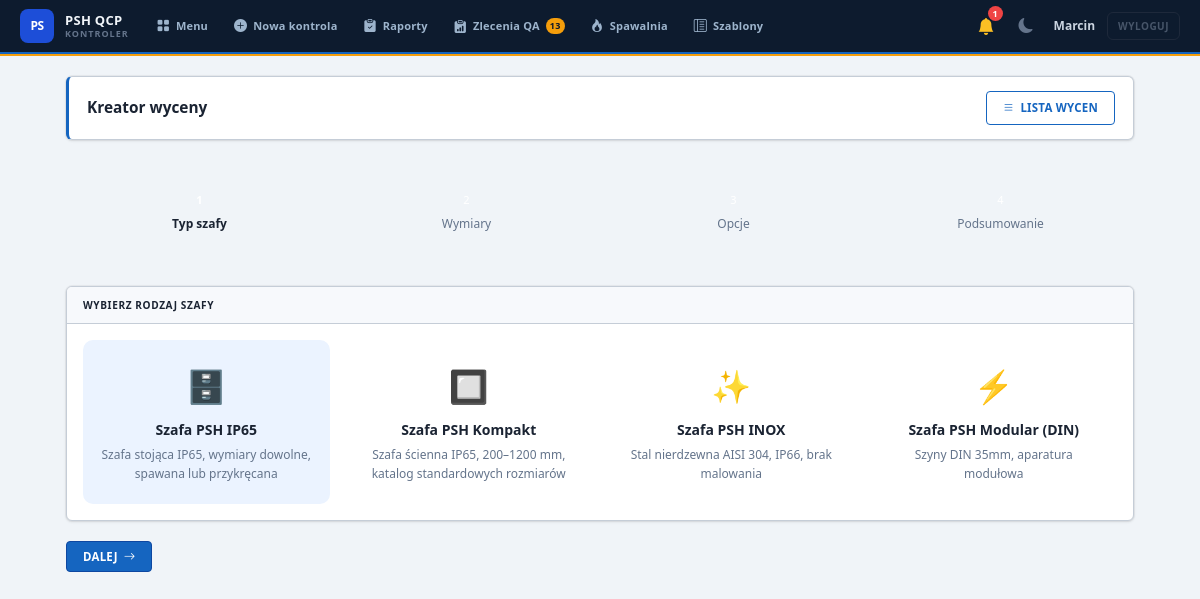
The app's page /kosztorys/kreator/ (signed in) with its own data.
### models.py (models this page shows, shortened)
class User(UserMixin, db.Model):
    __tablename__ = 'users'
    id = db.Column(db.Integer, primary_key=True)
    username = db.Column(db.String(64), unique=True, nullable=False)
    email = db.Column(db.String(120), unique=True, nullable=False)
    password_hash = db.Column(db.String(256), nullable=False)
    role = db.Column(db.String(16), nullable=False, default='kontroler')
    created_at = db.Column(db.DateTime, default=lambda: datetime.now(UTC))
    reports = db.relationship('Report', backref='author', lazy='dynamic',
                             foreign_keys='[Report.user_id]')
    @property
    def is_admin(self): return self.role == 'admin'
    @property
    def role_label(self):
        return {'admin': 'Administrator', 'order': 'Zamawiający',
                'kontroler': 'Kontroler', 'monter': 'Monter',
                'spawacz': 'Spawacz'}.get(self.role, self.role)

class CabinetType(db.Model):
    __tablename__ = 'cabinet_types'
    id          = db.Column(db.Integer, primary_key=True)
    code        = db.Column(db.String(32), unique=True, nullable=False)
    name        = db.Column(db.String(128), nullable=False)
    description = db.Column(db.Text, nullable=True)
    is_active   = db.Column(db.Boolean, default=True)
    created_at  = db.Column(db.DateTime, default=lambda: datetime.now(UTC))
    quotes      = db.relationship('Quote', back_populates='cabinet_type', lazy='dynamic')

### kosztorys/routes.py (the view, shortened to what this page needs)
@kosztorys_bp.route('/kreator', methods=['GET', 'POST'])
@kosztorys_bp.route('/kreator/', methods=['GET', 'POST'])
@login_required
def kreator():
    cabinet_types = CabinetType.query.filter_by(is_active=True).all()
    catalog = (CatalogProduct.query
               .filter_by(is_active=True)
               .order_by(CatalogProduct.family, CatalogProduct.sort_order,
                         CatalogProduct.width)
               .all())
    catalog_by_family: dict = {}
    for p in catalog:
        catalog_by_family.setdefault(p.family, []).append(p)
    return render_template('kosztorys/kreator.html',
                           cabinet_types=cabinet_types,
                           catalog_by_family=catalog_by_family)

### templates/kosztorys/kreator.html (shortened to what this page needs)
{% extends "base.html" %}
{% block content %}
{% set type_family = {} %}
{% for ct in cabinet_types %}
  {% if ct.code == 'PSH_COMPACT' %}{% set _ = type_family.update({ct.id: 'compact'}) %}
  {% elif ct.code == 'PSH_IP65'  %}{% set _ = type_family.update({ct.id: 'ip65'})    %}
  {% elif ct.code == 'PSH_INOX'  %}{% set _ = type_family.update({ct.id: 'inox'})    %}
  {% elif ct.code == 'PSH_MODULAR' %}{% set _ = type_family.update({ct.id: 'modular'}) %}
  {% endif %}
{% endfor %}
<div class="page-header">
  <h1 class="page-title">Kreator wyceny</h1>
  <a href="{{ url_for('kosztorys.list_quotes') }}" class="btn btn-outline">
    <i class="bi bi-list"></i> Lista wycen
  </a>
</div>
<div class="wizard-steps" id="wizardSteps">
  <div class="wizard-step active" data-step="1">
    <div class="step-n">1</div><div>Typ szafy</div>
  </div>
  <div class="wizard-step" data-step="2">
    <div class="step-n">2</div><div>Wymiary</div>
  </div>
  <div class="wizard-step" data-step="3">
    <div class="step-n">3</div><div>Opcje</div>
  </div>
  <div class="wizard-step" data-step="4">
    <div class="step-n">4</div><div>Podsumowanie</div>
  </div>
</div>
<form method="post" id="kreatorForm">
  <div class="step-page active" id="step1">
    <div class="card">
      <div class="card-header">Wybierz rodzaj szafy</div>
      <div class="card-body">
        <div class="family-grid">
          {% for ct in cabinet_types %}
          {% set family = type_family.get(ct.id, '') %}
          {% if family == 'compact' %}
            {% set icon = '🔲' %}{% set desc = 'Szafa ścienna IP65, 200–1200 mm, katalog standardowych rozmiarów' %}
          {% elif family == 'ip65' %}
            {% set icon = '🗄️' %}{% set desc = 'Szafa stojąca IP65, wymiary dowolne, spawana lub przykręcana' %}
          {% elif family == 'inox' %}
            {% set icon = '✨' %}{% set desc = 'Stal nierdzewna AISI 304, IP66, brak malowania' %}
          {% elif family == 'modular' %}
            {% set icon = '⚡' %}{% set desc = 'Szyny DIN 35mm, aparatura modułowa' %}
          {% else %}
            {% set icon = '📦' %}{% set desc = ct.description or '' %}
          {% endif %}
          <label class="family-card {% if loop.first %}selected{% endif %}"
                 onclick="selectFamily(this, '{{ ct.id }}', '{{ family }}')">
            <div class="family-icon">{{ icon }}</div>
            <div class="family-name">{{ ct.name }}</div>
            <div class="family-desc">{{ desc }}</div>
          </label>
          {% endfor %}
        </div>
      </div>
    </div>
    <div class="step-nav">
      <button type="button" class="btn btn-primary" onclick="goStep(2)">
        Dalej <i class="bi bi-arrow-right"></i>
      </button>
    </div>
  </div>
</form>
{% endblock %}

### templates/base.html (shortened to what this page needs)
<!DOCTYPE html>
<html lang="pl">
<head>
  <link rel="stylesheet" href="{{ url_for('static', filename='css/main.css') }}">
  <link rel="stylesheet" href="{{ url_for('static', filename='css/erp-design.css') }}">
  <link rel="stylesheet" href="https://cdn.jsdelivr.net/npm/bootstrap-icons@1.11.3/font/bootstrap-icons.min.css">
</head>
<body class="light">
{% if current_user.is_authenticated and current_user.is_admin %}
<header class="mobile-header" id="mobile-header">
  <span class="mobile-brand">PS QCP</span>
  <div class="mobile-header-actions">
    <a href="{{ url_for('alerts_list') }}"
       class="mobile-bell-link {% if unread_alerts > 0 %}has-alerts{% endif %}"
       title="Alerty">
      <i class="bi bi-bell-fill"></i>
      {% if unread_alerts > 0 %}<span class="alert-count">{{ unread_alerts }}</span>{% endif %}
    </a>
    <button type="button" class="burger" id="burger" aria-label="Menu" aria-expanded="false">
      <span></span><span></span><span></span>
    </button>
  </div>
</header>
<div class="app">
  <aside class="sidebar" id="sidebar">
    <div class="sidebar-logo">
      <div class="sidebar-logo-mark">PS</div>
      <div class="sidebar-logo-text">
        <div class="sidebar-title">Panel kontrolny<br>produkcji</div>
        <div class="sidebar-subtitle">QCP System</div>
      </div>
      <button class="sidebar-toggle-btn" id="sidebar-toggle-btn" type="button" title="Zwiń / rozwiń">
        <i class="bi bi-chevron-left" id="sidebar-toggle-icon"></i>
      </button>
    </div>
    <nav class="sidebar-nav">
      <a href="{{ url_for('dashboard') }}"
         class="{% if request.endpoint == 'dashboard' %}active{% endif %}">
        <span class="nav-icon"><i class="bi bi-speedometer2"></i></span>
        <span>Dashboard</span>
      </a>
      <a href="{{ url_for('reports_list') }}"
         class="{% if request.endpoint in ('reports_list','report_detail') %}active{% endif %}">
        <span class="nav-icon"><i class="bi bi-clipboard-check"></i></span>
        <span>Raporty QA</span>
      </a>
      <a href="{{ url_for('admin_templates') }}"
         class="{% if request.endpoint and ('template' in request.endpoint or 'category' in request.endpoint or 'task' in request.endpoint) %}active{% endif %}">
        <span class="nav-icon"><i class="bi bi-layout-text-sidebar-reverse"></i></span>
        <span>Szablony</span>
      </a>
      <a href="{{ url_for('orders_list') }}"
         class="{% if request.endpoint and 'orders' in request.endpoint and request.endpoint != 'orders_import_csv' %}active{% endif %}">
        <span class="nav-icon"><i class="bi bi-box-seam"></i></span>
        <span>Zamówienia</span>
      </a>
      <a href="{{ url_for('kosztorys.list_quotes') }}"
         class="{% if request.endpoint and request.endpoint.startswith('kosztorys.') and request.endpoint not in ('kosztorys.admin_prices','kosztorys.admin_rates','kosztorys.admin_cabinets','kosztorys.admin_catalog') %}active{% endif %}">
        <span class="nav-icon"><i class="bi bi-calculator"></i></span>
        <span>Kosztorysy</span>
      </a>
      <a href="{{ url_for('spawalnia.list_records') }}"
         class="{% if request.endpoint and request.endpoint.startswith('spawalnia.') %}active{% endif %}">
        <span class="nav-icon"><i class="bi bi-fire"></i></span>
        <span>Spawalnia</span>
      </a>
      <div class="sidebar-section">Zarządzanie</div>
      <a href="{{ url_for('orders_import_csv') }}"
         class="{% if request.endpoint == 'orders_import_csv' %}active{% endif %}">
        <span class="nav-icon"><i class="bi bi-filetype-csv"></i></span>
        <span>Import CSV</span>
      </a>
      <a href="{{ url_for('admin_users') }}"
         class="{% if request.endpoint and 'user' in request.endpoint %}active{% endif %}">
        <span class="nav-icon"><i class="bi bi-person-gear"></i></span>
        <span>Użytkownicy</span>
      </a>
      <a href="{{ url_for('admin_stats') }}"
         class="{% if request.endpoint == 'admin_stats' %}active{% endif %}">
        <span class="nav-icon"><i class="bi bi-bar-chart-line"></i></span>
        <span>Statystyki</span>
      </a>
      <a href="{{ url_for('admin_audit_log') }}"
         class="{% if request.endpoint == 'admin_audit_log' %}active{% endif %}">
        <span class="nav-icon"><i class="bi bi-journal-text"></i></span>
        <span>Dziennik zdarzeń</span>
      </a>
      <div class="sidebar-section">Kosztorysy – config</div>
      <a href="{{ url_for('kosztorys.admin_prices') }}"
         class="{% if request.endpoint == 'kosztorys.admin_prices' %}active{% endif %}">
        <span class="nav-icon"><i class="bi bi-tags"></i></span>
        <span>Ceny materiałów</span>
      </a>
      <a href="{{ url_for('kosztorys.admin_rates') }}"
         class="{% if request.endpoint == 'kosztorys.admin_rates' %}active{% endif %}">
        <span class="nav-icon"><i class="bi bi-person-workspace"></i></span>
        <span>Stawki robocizny</span>
      </a>
      <a href="{{ url_for('kosztorys.admin_cabinets') }}"
         class="{% if request.endpoint == 'kosztorys.admin_cabinets' %}active{% endif %}">
        <span class="nav-icon"><i class="bi bi-box"></i></span>
        <span>Typy szaf</span>
      </a>
      <a href="{{ url_for('kosztorys.admin_catalog') }}"
         class="{% if request.endpoint == 'kosztorys.admin_catalog' %}active{% endif %}">
        <span class="nav-icon"><i class="bi bi-list-ul"></i></span>
        <span>Katalog produktów</span>
      </a>
    </nav>
    <button class="theme-toggle" id="theme-toggle" type="button">
      <i class="bi bi-moon-fill" id="theme-icon"></i>
      <span id="theme-label">Dark mode</span>
    </button>
    <div class="sidebar-footer">
      <div class="avatar"><i class="bi bi-person-fill"></i></div>
      <span class="user-name" title="{{ current_user.username }}">{{ current_user.username }}</span>
      <a href="{{ url_for('alerts_list') }}"
         class="alert-bell-link {% if unread_alerts > 0 %}has-alerts{% endif %}"
         title="Alerty{% if unread_alerts > 0 %} ({{ unread_alerts }} nowych){% endif %}">
        <i class="bi bi-bell-fill"></i>
        {% if unread_alerts > 0 %}<span class="alert-count">{{ unread_alerts }}</span>{% endif %}
      </a>
      <a href="{{ url_for('logout') }}" class="logout-link">Wyloguj</a>
    </div>
  </aside>
{# ════════════════════════════════════════════════════════════════
   WORKER LAYOUT — elementy otwierające (wk-header)
   ════════════════════════════════════════════════════════════════ #}
{% else %}
<div class="wk-layout">
  <header class="wk-header">
    <div class="wk-header-brand">
      <div class="wk-logo-mark">PS</div>
      <div class="wk-logo-text">
        <div class="wk-app-name">PSH QCP</div>
        <div class="wk-role-badge">{{ current_user.role_label if current_user.is_authenticated else '' }}</div>
      </div>
    </div>
    {% if current_user.is_authenticated %}
    <nav class="wk-nav" aria-label="Nawigacja">
      <a href="{{ url_for('dashboard') }}"
         class="wk-nav-link {% if request.endpoint == 'dashboard' %}active{% endif %}"
         title="Menu główne">
        <i class="bi bi-grid-fill"></i>
        <span class="wk-nav-label">Menu</span>
      </a>
      {% if current_user.role == 'kontroler' %}
        <a href="{{ url_for('new_checklist') }}"
           class="wk-nav-link {% if request.endpoint == 'new_checklist' %}active{% endif %}"
           title="Nowa kontrola">
          <i class="bi bi-plus-circle-fill"></i>
          <span class="wk-nav-label">Nowa kontrola</span>
        </a>
        <a href="{{ url_for('reports_list') }}"
           class="wk-nav-link {% if request.endpoint in ('reports_list','report_detail') %}active{% endif %}"
           title="Raporty QA">
          <i class="bi bi-clipboard-check-fill"></i>
          <span class="wk-nav-label">Raporty</span>
        </a>
        {% if pending_qa_count > 0 %}
        <button type="button" class="wk-nav-link wk-qa-btn" id="wk-qa-btn"
                aria-expanded="false" title="Zlecenia QA do wykonania ({{ pending_qa_count }})">
          <i class="bi bi-clipboard-data-fill"></i>
          <span class="wk-nav-label">Zlecenia QA</span>
          <span class="wk-qa-badge">{{ pending_qa_count }}</span>
        </button>
        {% endif %}
        <a href="{{ url_for('spawalnia.list_records') }}"
           class="wk-nav-link {% if request.endpoint and request.endpoint.startswith('spawalnia.') %}active{% endif %}"
           title="Spawalnia">
          <i class="bi bi-fire"></i>
          <span class="wk-nav-label">Spawalnia</span>
        </a>
        <a href="{{ url_for('admin_templates') }}"
           class="wk-nav-link {% if request.endpoint and ('template' in request.endpoint or 'category' in request.endpoint or 'task' in request.endpoint) %}active{% endif %}"
           title="Szablony">
          <i class="bi bi-layout-text-sidebar-reverse"></i>
          <span class="wk-nav-label">Szablony</span>
        </a>
      {% endif %}
    </nav>
    {% endif %}
    <div class="wk-header-end">
      {% if current_user.is_authenticated %}
      <a href="{{ url_for('alerts_list') }}"
         class="wk-bell-link {% if unread_alerts > 0 %}has-alerts{% endif %}"
         title="Alerty{% if unread_alerts > 0 %} ({{ unread_alerts }} nowych){% endif %}">
        <i class="bi bi-bell-fill"></i>
        {% if unread_alerts > 0 %}<span class="alert-count">{{ unread_alerts }}</span>{% endif %}
      </a>
      <button type="button" class="wk-theme-btn" id="wk-theme-btn" title="Zmień motyw">
        <i class="bi bi-moon-fill" id="wk-theme-icon"></i>
      </button>
      <span class="wk-username" title="{{ current_user.username }}">{{ current_user.username }}</span>
      <a href="{{ url_for('logout') }}" class="wk-logout-link">Wyloguj</a>
      {% endif %}
    </div>
  </header>
  {% if current_user.role == 'kontroler' and pending_qa_count > 0 %}
  <div class="qa-drawer" id="qa-drawer" role="region" aria-label="Zlecenia QA do wykonania">
    <div class="qa-drawer-hdr">
    </div>
  </div>
  {% endif %}
{% endif %}
<main class="{% if current_user.is_authenticated and current_user.is_admin %}main-content{% else %}wk-main{% endif %}">
  {% block content %}{% endblock %}
</main>
{% if current_user.is_authenticated and current_user.is_admin %}
</div>
<div class="sidebar-trigger" id="sidebar-trigger" title="Pokaż menu"></div>
<div class="sidebar-overlay" id="sidebar-overlay"></div>
{% else %}
</div>
{% endif %}
</body>
</html>

### records on screen
User: role "KONTROLER", username "Marcin"
CabinetType: icon "🗄️", name "Szafa PSH IP65", desc "Szafa stojąca IP65, wymiary dowolne, spawana lub przykręcana"
CabinetType: icon "🔲", name "Szafa PSH Kompakt", desc "Szafa ścienna IP65, 200–1200 mm, katalog standardowych rozmiarów"
CabinetType: icon "✨", name "Szafa PSH INOX", desc "Stal nierdzewna AISI 304, IP66, brak malowania"
CabinetType: icon "⚡", name "Szafa PSH Modular (DIN)", desc "Szyny DIN 35mm, aparatura modułowa"

### other values on screen
{{ pending_qa_count }} "13"
{{ unread_alerts }} "1"
